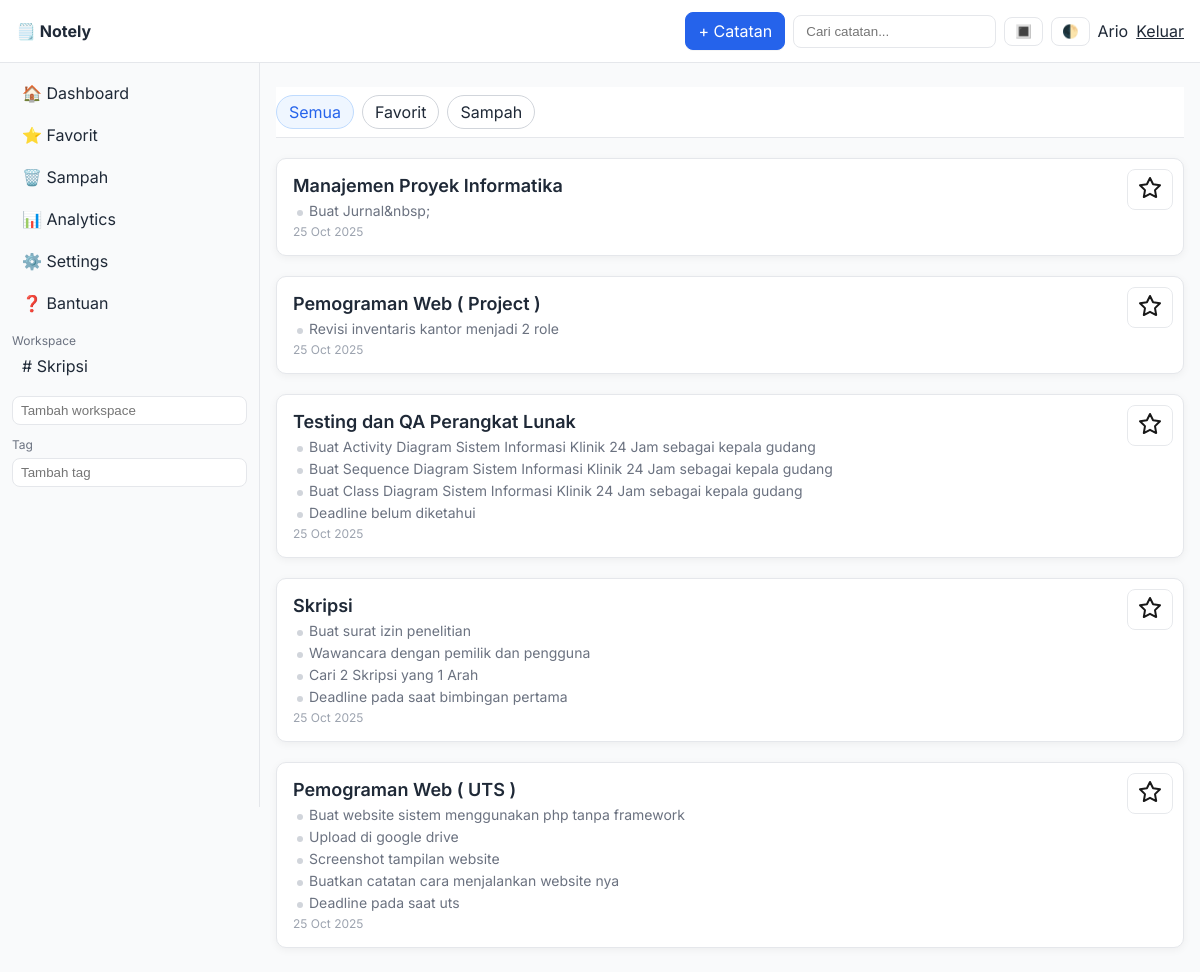
/index.php (signed in), run on the app's committed database.
### tables this page shows
CREATE TABLE `workspaces` (
  `id` int(11) NOT NULL,
  `user_id` int(11) NOT NULL,
  `name` varchar(191) NOT NULL,
  `created_at` timestamp NOT NULL DEFAULT current_timestamp()
);

CREATE TABLE `notes` (
  `id` int(11) NOT NULL,
  `user_id` int(11) NOT NULL,
  `workspace_id` int(11) DEFAULT NULL,
  `parent_id` int(11) DEFAULT NULL,
  `title` varchar(255) DEFAULT '',
  `content` mediumtext DEFAULT NULL,
  `is_favorite` tinyint(1) DEFAULT 0,
  `is_trashed` tinyint(1) DEFAULT 0,
  `attachment_path` text DEFAULT NULL,
  `created_at` timestamp NOT NULL DEFAULT current_timestamp(),
  `updated_at` timestamp NOT NULL DEFAULT current_timestamp() ON UPDATE current_timestamp(),
  `is_pinned` tinyint(1) DEFAULT 0,
  `views` int(11) DEFAULT 0,
  `sort_order` int(11) DEFAULT 0
);

### includes/base.php (called while the page is built, shortened)
<?php
if (!function_exists('app_base')) {
  function app_base(): string {
    $docRoot = rtrim(str_replace('\\','/', $_SERVER['DOCUMENT_ROOT'] ?? ''), '/');
    $projRoot = str_replace('\\','/', realpath(__DIR__ . '/..'));
    $projRoot = rtrim($projRoot, '/');
    $rel = str_replace($docRoot, '', $projRoot);
    return $rel === '' ? '' : $rel;
  }
}

### includes/auth.php (called while the page is built, shortened)
<?php
function current_user_id() {
    return $_SESSION['user']['id'] ?? null;
}
?>

### index.php (the view, shortened to what this page needs)
<?php
require_once __DIR__ . '/includes/header.php';
require_once __DIR__ . '/includes/auth.php';
if (empty($_SESSION['user'])): ?>
<?php require_once __DIR__ . '/includes/footer.php'; exit; endif;
require_once __DIR__ . '/config/db.php';
$user_id = current_user_id();
$filter = $_GET['filter'] ?? 'all';
$view = $_GET['view'] ?? ($_COOKIE['viewMode'] ?? 'list');
$sql = "SELECT id, title, content, is_favorite, is_trashed, updated_at FROM notes WHERE user_id = ?";
$params = [$user_id];
$types = 'i';
if ($filter === 'trash') { $sql .= " AND is_trashed = 1"; } else { $sql .= " AND is_trashed = 0"; }
$sql .= " ORDER BY updated_at DESC";
$stmt = $mysqli->prepare($sql);
$stmt->bind_param($types, ...$params);
$stmt->execute();
$result = $stmt->get_result();
$notes = $result->fetch_all(MYSQLI_ASSOC);
?>
<section class="toolbar">
  <div class="filters">
    <a class="chip <?= $filter==='all'?'active':'' ?>" href="?filter=all">Semua</a>
    <a class="chip <?= $filter==='favorites'?'active':'' ?>" href="?filter=favorites">Favorit</a>
    <a class="chip <?= $filter==='trash'?'active':'' ?>" href="?filter=trash">Sampah</a>
  </div>
</section>
<section class="notes <?= $view==='grid'?'grid':'' ?>" id="notes">
  <?php foreach ($notes as $n): ?>
    <?php
      $raw = $n['content'] ?? '';
      $norm = preg_replace(['/(<br\s*\/?>)/i','/<\/(p|div)>/i'], "\n", $raw);
      $plain = trim(strip_tags($norm));
      $text = trim(preg_replace('/\s+/', ' ', $plain));
      $lines = preg_split('/\r?\n/', $plain);
      $first = isset($lines[0]) ? trim($lines[0]) : '';
      $hasHtmlList = preg_match('/<\s*(ul|ol|li)\b/i', $raw) === 1;
      $isTextBullet = preg_match('/^(?:[-*•]|\[ \]|\[x\])/i', $first) === 1;
      $isList = $hasHtmlList || $isTextBullet;
      $listItems = [];
      if ($hasHtmlList) {
        if (preg_match_all('/<\s*li[^>]*>(.*?)<\s*\/\s*li>/is', $raw, $m)) {
          foreach ($m[1] as $li) {
            $liText = trim(strip_tags($li));
            if ($liText !== '') { $listItems[] = $liText; }
            if (count($listItems) >= 5) break;
          }
        }
      }
    ?>
    <article class="note-card <?= $n['is_favorite'] ? 'fav' : '' ?> fade-in">
      <a class="note-link" href="/note.php?id=<?= $n['id'] ?>">
        <h3 class="note-title"><?= htmlspecialchars($n['title'] ?: 'Tanpa Judul') ?></h3>
        <div class="note-summary <?= $isList ? 'list' : 'p' ?>">
          <?php if ($isList && !empty($listItems)): ?>
            <ul>
              <?php foreach ($listItems as $it): ?>
                <li><?= htmlspecialchars($it) ?></li>
              <?php endforeach; ?>
            </ul>
          <?php else: ?>
            <p class="note-excerpt note-summary p"><?= htmlspecialchars(mb_strimwidth($text, 0, 300, '…')) ?></p>
          <?php endif; ?>
        </div>
        <div class="note-meta">
          <span><?= date('d M Y', strtotime($n['updated_at'])) ?></span>
        </div>
      </a>
      <button class="icon-btn toggle-fav fav-icon" data-id="<?= $n['id'] ?>" title="Favorit" aria-label="Favorit">
        <i data-feather="star"></i>
      </button>
    </article>
  <?php endforeach; ?>
</section>
<?php require_once __DIR__ . '/includes/footer.php'; ?>

### includes/header.php (shortened to what this page needs)
<!doctype html>
<html lang="id" data-theme="light">
<head>
  <?php require_once __DIR__ . '/base.php'; $BASE = app_base(); ?>
  <link rel="stylesheet" href="<?= htmlspecialchars($BASE) ?>/assets/css/style.css">
  </head>
<body class="<?= !empty($_SESSION['user']) ? 'logged-in' : 'guest' ?> <?= isset($PAGE_CLASS) ? htmlspecialchars($PAGE_CLASS) : '' ?>">
<header class="topbar">
  <div class="brand">
    <span>🗒️ Notely</span>
  </div>
  <div class="top-actions">
    <?php if (!empty($_SESSION['user'])): ?>
      <a class="btn" href="<?= htmlspecialchars($BASE) ?>/note.php">+ Catatan</a>
      <form class="search" action="<?= htmlspecialchars($BASE) ?>/index.php" method="get">
        <input type="text" name="q" placeholder="Cari catatan..." value="<?= htmlspecialchars($_GET['q'] ?? '') ?>">
      </form>
      <button id="toggleView" class="icon-btn" title="Ganti tampilan">🔳</button>
      <button id="toggleTheme" class="icon-btn" title="Tema">🌓</button>
      <div class="user-menu">
        <span class="user-name"><?= htmlspecialchars($_SESSION['user']['name'] ?? '') ?></span>
        <a class="link" href="<?= htmlspecialchars($BASE) ?>/actions/logout.php">Keluar</a>
      </div>
    <?php else: ?>
      <a class="btn" href="<?= htmlspecialchars($BASE) ?>/login.php">Masuk</a>
      <a class="btn ghost" href="<?= htmlspecialchars($BASE) ?>/register.php">Daftar</a>
    <?php endif; ?>
  </div>
</header>
<div class="layout <?= !empty($_SESSION['user']) ? 'has-sidebar' : '' ?>">
  <?php if (!empty($_SESSION['user'])) { require_once __DIR__ . '/../components/sidebar.php'; } ?>
  <main class="container">

### components/sidebar.php (shortened to what this page needs)
<?php
require_once __DIR__ . '/../config/db.php';
require_once __DIR__ . '/../includes/auth.php';
require_once __DIR__ . '/../includes/base.php';
$user_id = current_user_id();
$ws = $mysqli->prepare('SELECT id, name FROM workspaces WHERE user_id = ? ORDER BY name');
$ws->bind_param('i', $user_id);
$ws->execute();
$workspaces = $ws->get_result()->fetch_all(MYSQLI_ASSOC);
?>
<aside id="sidebar" class="sidebar" role="complementary" aria-label="Sidebar Navigation">
  <nav>
    <a href="<?= htmlspecialchars(app_base()) ?>/index.php">🏠 Dashboard</a>
    <a href="<?= htmlspecialchars(app_base()) ?>/pages/favorites.php">⭐ Favorit</a>
    <a href="<?= htmlspecialchars(app_base()) ?>/pages/trash.php">🗑️ Sampah</a>
    <a href="<?= htmlspecialchars(app_base()) ?>/pages/analytics.php">📊 Analytics</a>
    <a href="<?= htmlspecialchars(app_base()) ?>/pages/settings.php">⚙️ Settings</a>
    <a href="<?= htmlspecialchars(app_base()) ?>/pages/help.php">❓ Bantuan</a>
  </nav>
  <div class="sidebar-section">
    <div class="sidebar-title">Workspace</div>
    <div class="sidebar-list">
      <?php foreach ($workspaces as $w): ?>
        <a href="<?= htmlspecialchars(app_base()) ?>/pages/workspace.php?id=<?= $w['id'] ?>"># <?= htmlspecialchars($w['name']) ?></a>
      <?php endforeach; ?>
      <form class="inline" action="<?= htmlspecialchars(app_base()) ?>/api/user_api.php" method="post" onsubmit="return addWorkspace(event)">
        <input type="text" name="name" placeholder="Tambah workspace">
      </form>
    </div>
  </div>
  <div class="sidebar-section">
    <div class="sidebar-title">Tag</div>
    <div class="sidebar-list">
      <form class="inline" action="<?= htmlspecialchars(app_base()) ?>/api/user_api.php" method="post" onsubmit="return addTag(event)">
        <input type="text" name="name" placeholder="Tambah tag">
      </form>
    </div>
  </div>
</aside>

### includes/footer.php (shortened to what this page needs)
  </main>
</div>
<?php require_once __DIR__ . '/base.php'; $BASE = app_base(); ?>
</body>
</html>

### assets/css/style.css (style rules this page uses)
:root { --bg: #f9fafb; --text: #1f2937; --muted: #6b7280; --card: #ffffff; --border: #e5e7eb; --accent: #2563eb; --accent-weak: #dbeafe; }
* { box-sizing: border-box; }
body { margin: 0; font-family: 'Inter', system-ui, -apple-system, Segoe UI, Roboto, Arial, sans-serif; background: var(--bg); color: var(--text); }
* { scrollbar-width: thin; scrollbar-color: var(--border) transparent; }
.container { max-width: 1100px; margin: 24px auto; padding: 0 16px; width: 100%; }
.topbar { position: sticky; top: 0; z-index: 20; display: flex; gap: 12px; align-items: center; justify-content: space-between; padding: 12px 16px; border-bottom: 1px solid var(--border); background: var(--card); }
.brand { font-weight: 700; }
.top-actions { display: flex; align-items: center; gap: 8px; }
.layout { display: grid; grid-template-columns: 1fr; align-items: start; }
.layout.has-sidebar { grid-template-columns: 260px 1fr; }
.sidebar { position: sticky; top: 56px; align-self: start; height: calc(100vh - 56px); overflow: auto; border-right: 1px solid var(--border); padding: 12px; background: var(--bg); transition: transform .25s ease; }
.sidebar nav, .sidebar .sidebar-list { display: grid; gap: 6px; }
.sidebar a { color: inherit; text-decoration: none; padding: 8px 10px; border-radius: 8px; }
.sidebar .sidebar-title { font-size: 12px; color: var(--muted); margin-top: 12px; }
.sidebar form.inline { display: flex; gap: 6px; margin-top: 6px; }
.sidebar form.inline input[type='text'] { flex: 1; padding: 6px 8px; border: 1px solid var(--border); border-radius: 8px; background: var(--card); color: var(--text); }
.search input { padding: 8px 12px; border: 1px solid var(--border); border-radius: 8px; background: var(--card); color: var(--text); }
.btn { padding: 8px 12px; border-radius: 8px; background: var(--accent); color: #fff; border: 1px solid var(--accent); text-decoration: none; cursor: pointer; box-shadow: 0 1px 0 rgba(0,0,0,.04); }
.icon-btn { background: transparent; border: 1px solid var(--border); border-radius: 8px; padding: 6px 10px; cursor: pointer; transition: background .2s ease, transform .05s ease; }
.link { color: inherit; text-decoration: underline; }
.user-menu { display: flex; align-items: center; gap: 8px; }
.toolbar { position: sticky; top: 56px; background: var(--card); border-bottom: 1px solid var(--border); padding: 8px 0; margin-bottom: 20px; display: flex; gap: 8px; align-items: center; z-index: 10; }
.filters { display: flex; gap: 8px; }
.chip { padding: 6px 12px; border: 1px solid #d1d5db; border-radius: 999px; text-decoration: none; color: var(--text); background: #ffffff; transition: background .2s ease, color .2s ease, border-color .2s ease; }
.chip.active { background: #eff6ff; color: var(--accent); border-color: #bfdbfe; }
.notes { display: grid; gap: 20px; align-content:start; width: 100%; }
.note-card { position: relative; display: grid; gap: 10px; padding: 16px; background: #ffffff; border: 1px solid var(--border); border-radius: 10px; transition: box-shadow .2s ease, border-color .2s ease, transform .2s ease; box-shadow: 0 2px 8px rgba(0,0,0,0.05); width: 100%; }
.note-link { text-decoration: none; color: inherit; }
.note-title { margin: 0 0 6px; font-size: clamp(16px, 2.2vw, 18px); font-weight: 600; color: #1f2937; overflow-wrap: anywhere; }
.note-meta { color: #9ca3af; font-size: 12px; }
.note-summary { color: var(--text); font-size: 14px; }
.note-summary ul { list-style: none; padding: 0; margin: 0; }
.note-summary ul li { position: relative; padding-left: 16px; margin: 5px 0; color: #6b7280; }
.note-summary ul li::before { content: ''; position: absolute; left: 4px; top: 8px; width: 6px; height: 6px; background: #d1d5db; border-radius: 999px; }
.fav-icon { position: absolute; right: 10px; top: 10px; opacity: .9; }
.fade-in { animation: fade .25s ease; }
@media (max-width: 1200px) { .container { max-width: 1000px; } }

### data on the page
workspaces: name "Skripsi"
notes: title "Manajemen Proyek Informatika", it "Buat Jurnal&nbsp;", updated_at "25 Oct 2025"
notes: title "Pemograman Web ( Project )", it "Revisi inventaris kantor menjadi 2 role", updated_at "25 Oct 2025"
notes: title "Testing dan QA Perangkat Lunak", it "Buat Activity Diagram Sistem Informasi Klinik 24 Jam sebagai kepala gudang", it "Buat Sequence Diagram Sistem Informasi Klinik 24 Jam sebagai kepala gudang", it "Buat Class Diagram Sistem Informasi Klinik 24 Jam sebagai kepala gudang", it "Deadline belum diketahui", updated_at "25 Oct 2025"
notes: title "Skripsi", it "Buat surat izin penelitian", it "Wawancara dengan pemilik dan pengguna", it "Cari 2 Skripsi yang 1 Arah", it "Deadline pada saat bimbingan pertama", updated_at "25 Oct 2025"
notes: title "Pemograman Web ( UTS )", it "Buat website sistem menggunakan php tanpa framework", it "Upload di google drive", it "Screenshot tampilan website", it "Buatkan catatan cara menjalankan website nya", it "Deadline pada saat uts", updated_at "25 Oct 2025"

### other printed values
$_SESSION['user']['name'] "Ario"
